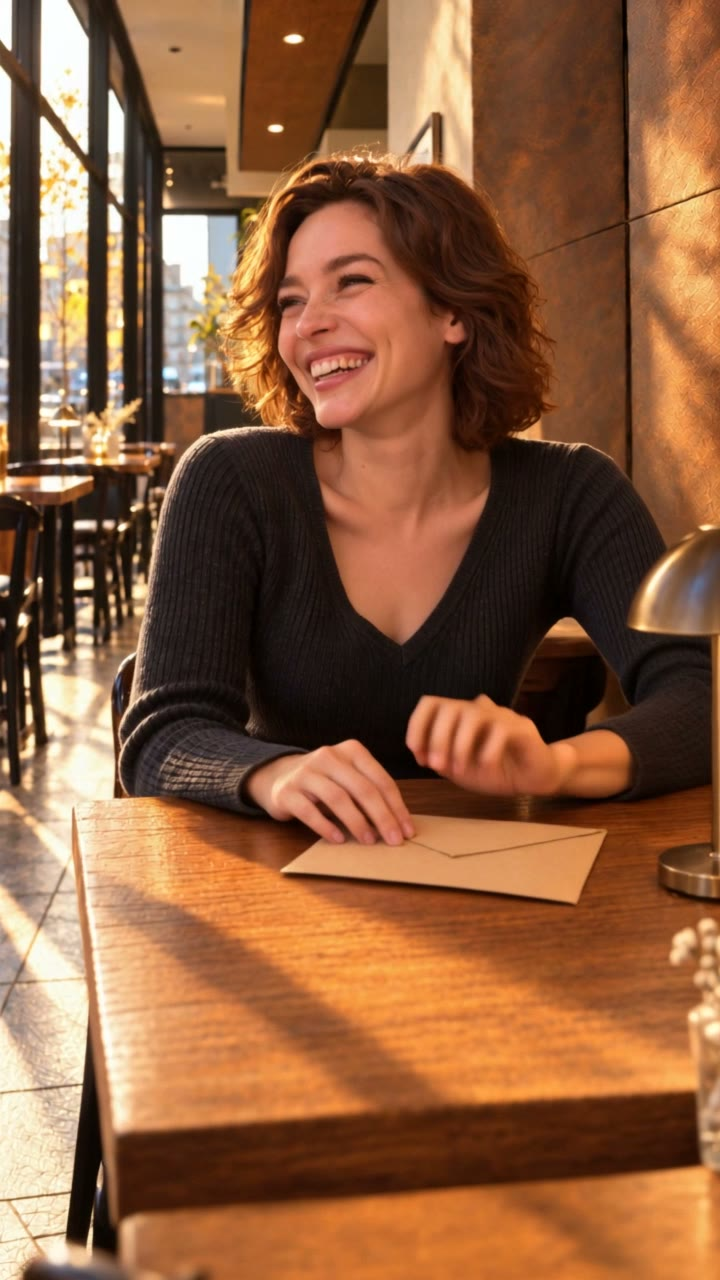
#> input picture reel-011-lighting-emotion/images/01_joy_3_end.jpg, 720 x 1280 px, given in place of images, which was not available
$ python make_board.py ../../../reel-011-lighting-emotion/images --out out.png
#> lines starting #> are read from the running program, lines starting #| are printed output that depends on the picture
#!/usr/bin/env python3
"""Build an exact board/grid from approved stills: real pixels, no labels, no redrawing.

Use this (not a ChatGPT-drawn board) whenever a board goes INTO a video model and panel 1 must be the clip's exact
start frame, or for side-by-side checks (lookalike check, before/after, contact sheets for review).

usage: make_board.py --cols 2 --out board.png [--panel 720x1280] [--gap 8] [--gap-color white] [--fit cover|contain] img1 img2 ...
  --panel   size of every panel (default 720x1280 = 9:16). Images are fitted with a centre crop (cover) or letterbox (contain).
  Panels are filled left-to-right, top-to-bottom. Video models read a multi-panel board as a CUT LIST (one cut per panel
  boundary); a 2x2 grid labelled "moments inside one continuous shot" in the prompt adds no cuts.
"""
import argparse
from PIL import Image, ImageOps

ap = argparse.ArgumentParser()
ap.add_argument('images', nargs='+'); ap.add_argument('--cols', type=int, default=2); ap.add_argument('--out', required=True)
ap.add_argument('--panel', default='720x1280'); ap.add_argument('--gap', type=int, default=8)
ap.add_argument('--gap-color', default='white'); ap.add_argument('--fit', choices=['cover', 'contain'], default='cover')
a = ap.parse_args()
pw, ph = map(int, a.panel.lower().split('x'))
rows = (len(a.images) + a.cols - 1) // a.cols
W = a.cols * pw + (a.cols - 1) * a.gap; H = rows * ph + (rows - 1) * a.gap
board = Image.new('RGB', (W, H), a.gap_color)
#> board: PIL image 1448x1280 RGB; every value is 255
for k, p in enumerate(a.images):
    im = Image.open(p).convert('RGB')
#> im is the input picture: PIL image 720x1280 RGB; mean R, G, B 140.3, 93.9, 62
    im = ImageOps.fit(im, (pw, ph), Image.LANCZOS) if a.fit == 'cover' else ImageOps.pad(im, (pw, ph), Image.LANCZOS, color='black')
    board.paste(im, ((k % a.cols) * (pw + a.gap), (k // a.cols) * (ph + a.gap)))
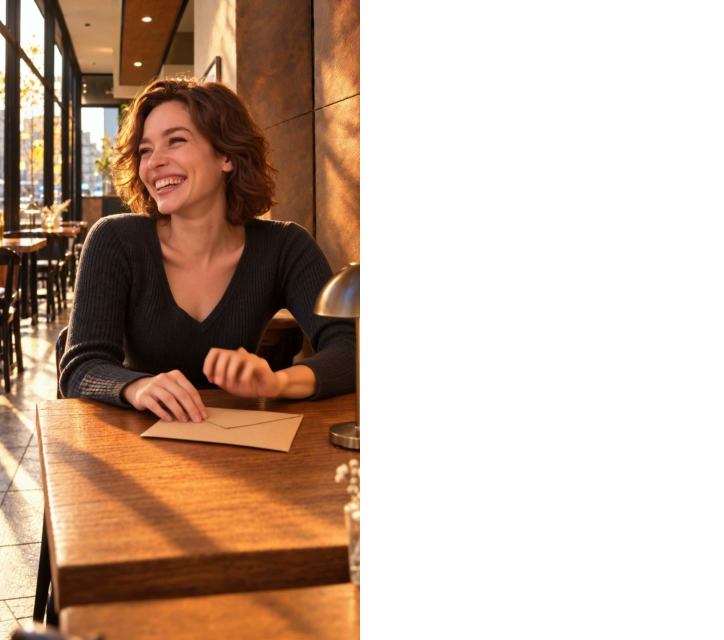
#> board: PIL image 1448x1280 RGB (shown at 1/2 size); mean R, G, B 198, 174.9, 159
board.save(a.out)
print(a.out, board.size, f'{len(a.images)} panels, {rows}x{a.cols}')
#| out.png (1448, 1280) 1 panels, 1x2

$ run again, on reel-011-lighting-emotion/images/02_hope_1_start.jpg
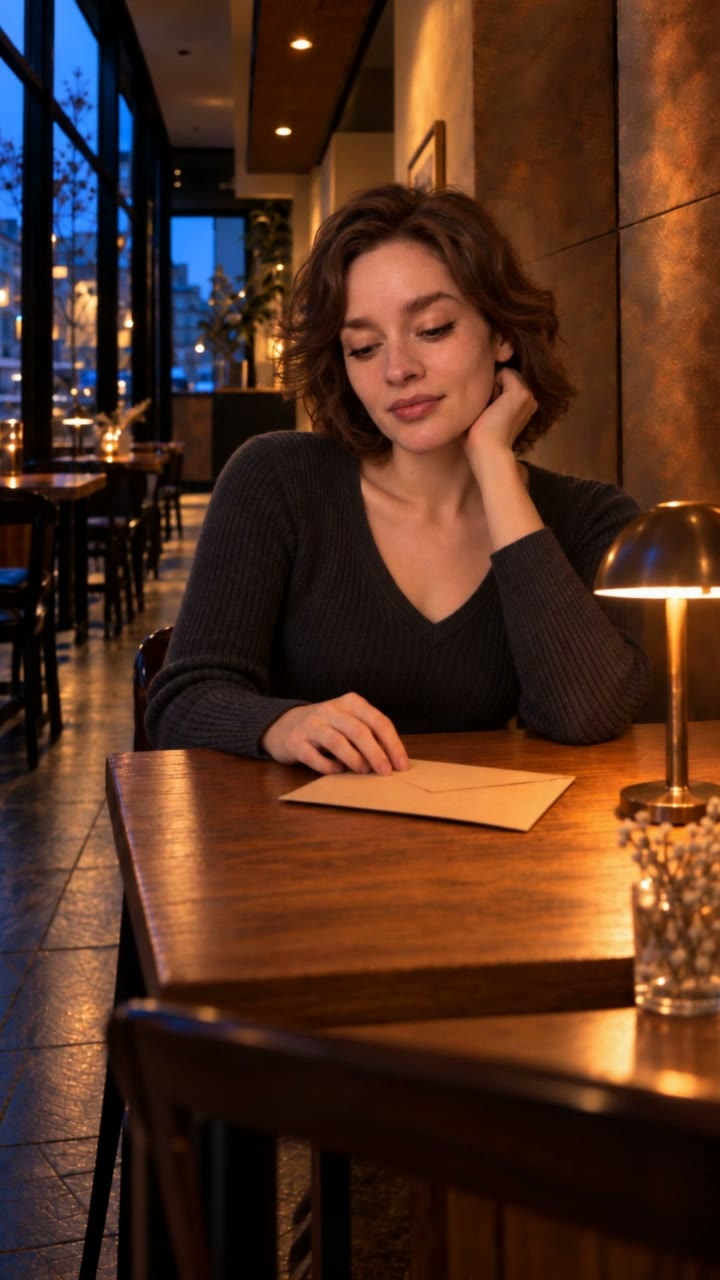
#> input picture reel-011-lighting-emotion/images/02_hope_1_start.jpg, 720 x 1280 px, given in place of images, which was not available
#> im is the input picture: PIL image 720x1280 RGB; mean R, G, B 81.9, 48.4, 32.3
#> `board.paste(im, ((k % a.cols) * (pw + a.gap), (k // a.cols) * (ph + a...`:
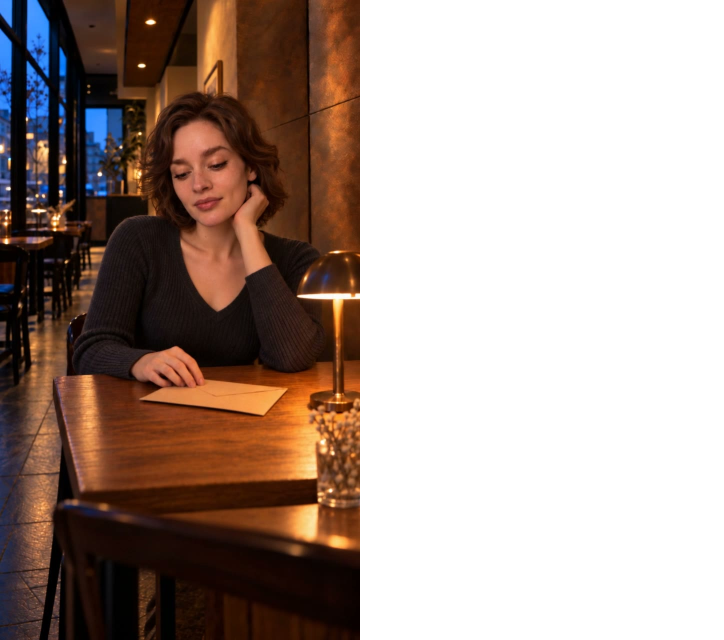
#> board: PIL image 1448x1280 RGB (shown at 1/2 size); mean R, G, B 168.9, 152.3, 144.3
#| out.png (1448, 1280) 1 panels, 1x2
